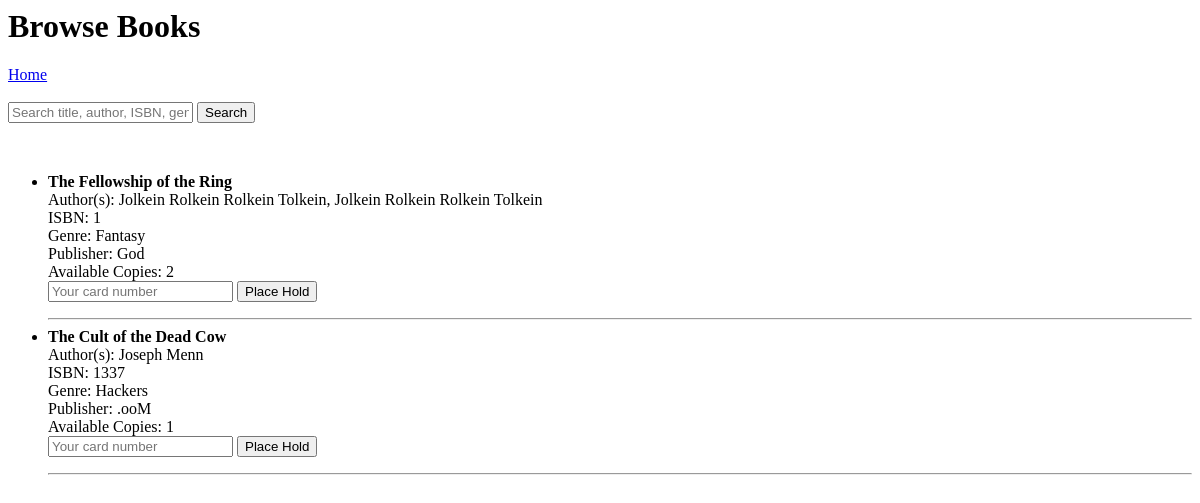
/member, run on an earlier commit of the app's database.
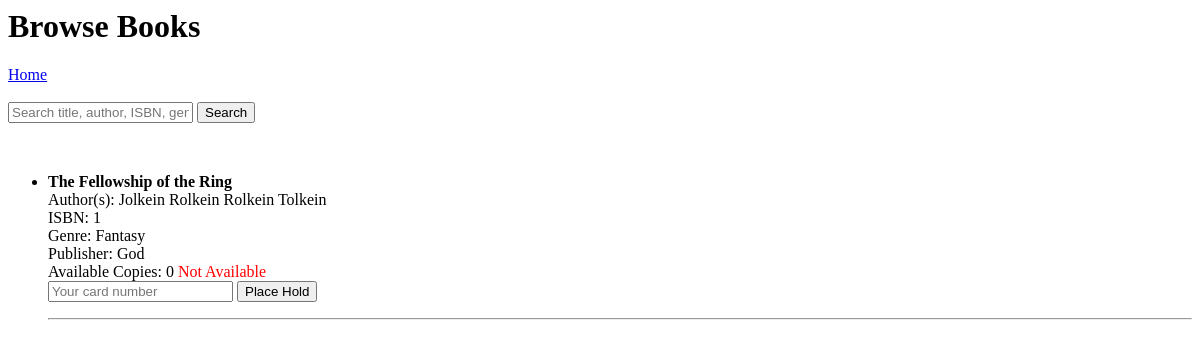
And on a later commit of the database.
### tables this page shows
CREATE TABLE Books (
            ISBN TEXT PRIMARY KEY,
            Title TEXT NOT NULL,
            Date_Pub TEXT,
            Publisher TEXT,
            Genre TEXT,
            Description TEXT
        );

### app.py (the view, shortened to what this page needs)
@app.route('/member', methods=['GET', 'POST'])
def member():
    conn = get_db_connection()
    search = request.form.get('search') if request.method == 'POST' else None
    query = "SELECT * FROM BookCatalog WHERE 1=1"
    params = []
    books = conn.execute(query, params).fetchall()
    conn.close()
    return render_template('member.html', books=books, search=search)

### app.py (called while the page is built)
def get_db_connection():
    conn = sqlite3.connect('database.db')
    conn.row_factory = sqlite3.Row
    return conn

### templates/member.html (shortened to what this page needs)
<h1>Browse Books</h1>
<a href="/">Home</a><br><br>
<form method="POST" action="/member">
    <input type="text" name="search" placeholder="Search title, author, ISBN, genre">
    <button type="submit">Search</button>
</form>
<ul>
    {% for book in books %}
        <li>
            <strong>{{ book['Title'] }}</strong><br>
            Author(s): {{ book['Authors'] }}<br>
            ISBN: {{ book['ISBN'] }}<br>
            Genre: {{ book['Genre'] }}<br>
            Publisher: {{ book['Publisher'] }}<br>
            Available Copies: {{ book['Available_Copies'] }}
            {% if book['Available_Copies'] == 0 %}
                <span style="color:red;">Not Available</span>
            {% endif %}
            <form action="/place_hold/{{ book['ISBN'] }}" method="POST">
                <input type="text" name="card_number" placeholder="Your card number" required>
                <button type="submit">Place Hold</button>
            </form>
        </li>
        <hr>
    {% endfor %}
</ul>

What changed in the data, as far as the page shows it:
removed Books: Title "The Cult of the Dead Cow", Authors "Joseph Menn", ISBN "1337", Genre "Hackers", Publisher ".ooM", Available_Copies "1"
changed Books "The Fellowship of the Ring": Authors "Jolkein Rolkein Rolkein Tolkein, Jolkein Rolkein Rolkein Tolkein" → "Jolkein Rolkein Rolkein Tolkein"; Available_Copies "2" → "0"; now shows "Not Available"
